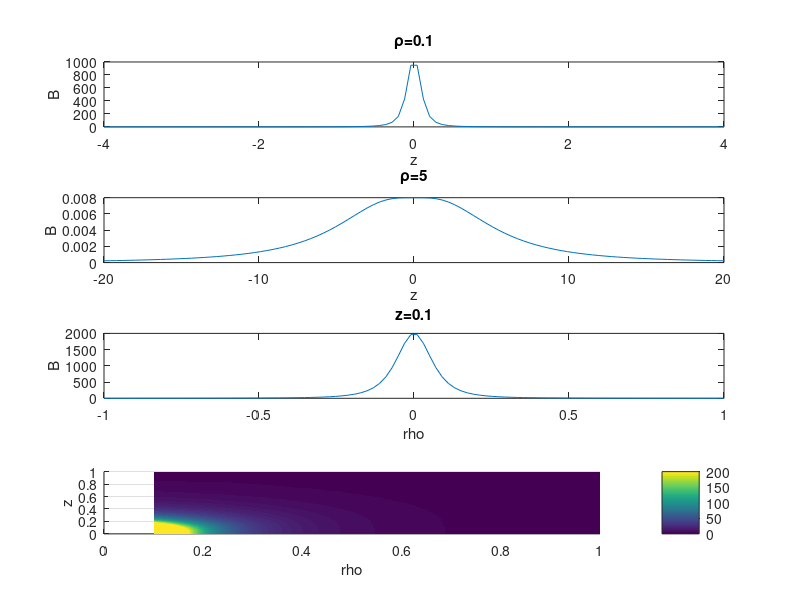

Recreate this plot in MATLAB.
% magnetic dipole field in cylindrical coordinates
B=@(z,rho)((z.^2+rho.^2).^(-3/2).*sqrt(1+3*z.^2./(z.^2+rho.^2)));

nPlot=4;
for ii=1:nPlot; h(ii)=subplot(nPlot,1,ii); end
iSub=1;

if 1
    hca=h(iSub); iSub=iSub+1;    
    z=linspace(-4,4,100); rho=0.1;
    plot(hca,z,B(z,rho)); 
    ylabel(hca,'B'); xlabel(hca,'z'); 
    title(hca,['\rho=',num2str(rho)]);
end
if 1
    hca=h(iSub); iSub=iSub+1;    
    z=linspace(-20,20,100); rho=5;
    plot(hca,z,B(z,rho)); 
    ylabel(hca,'B'); xlabel(hca,'z'); 
    title(hca,['\rho=',num2str(rho)]);
end
if 1
    hca=h(iSub); iSub=iSub+1;    
    z=0.1; rho=linspace(-1,1,100);
    plot(hca,rho,B(z,rho)); 
    ylabel(hca,'B'); xlabel(hca,'rho'); 
    title(hca,['z=',num2str(z)]);
end
if 1
    hca=h(iSub); iSub=iSub+1;    
    z=logspace(-3,0,400); rho=logspace(-1,0,400);
    [RHO,Z]=meshgrid(rho,z);
    surf(hca,RHO,Z,B(Z,RHO)); 
    ylabel(hca,'z'); xlabel(hca,'rho'); 
    set(hca,'zscale','log')
    shading(hca,'flat');
    hca_c=colorbar;
    caxis([0 200]);
    view(hca,[0 0 1])
end
